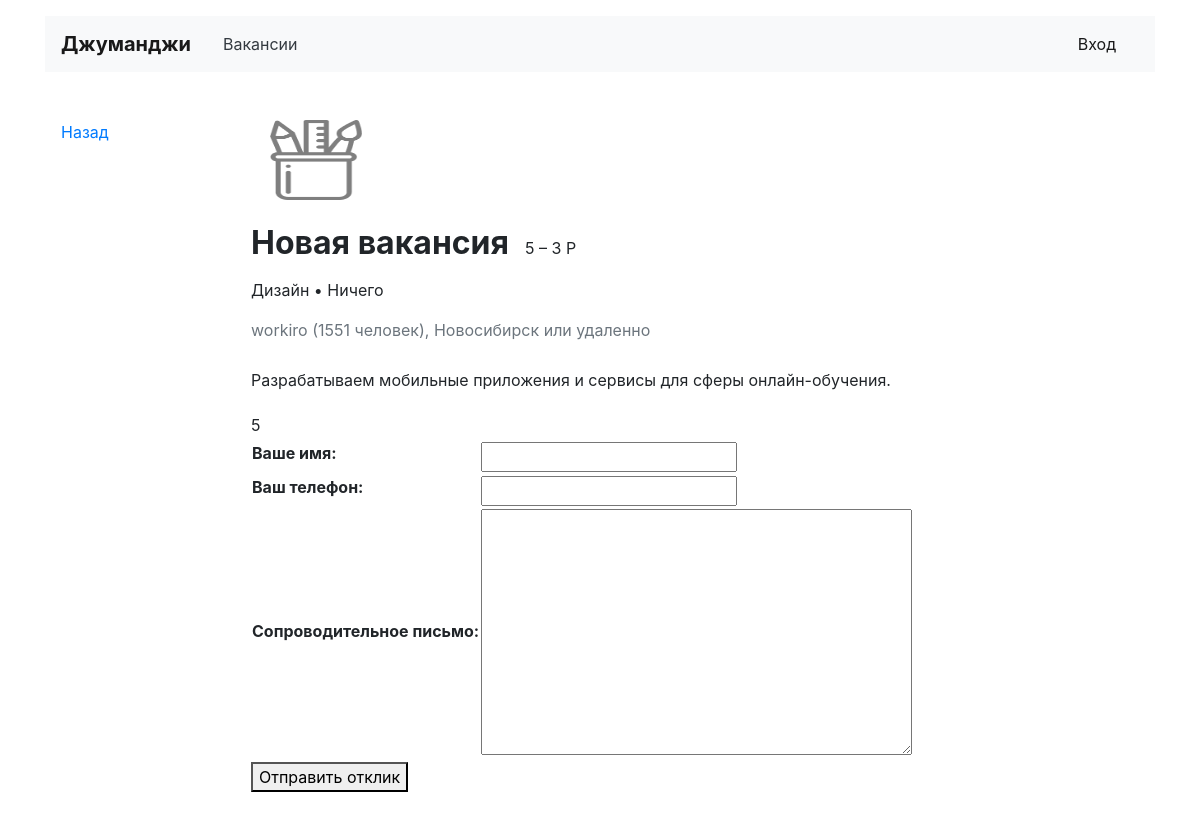
Page /vacancies/11 on the committed database.
### vacancy/models.py (models this page shows, shortened)
class Vacancy(models.Model):
    title = models.CharField(max_length=120)
    specialty = models.ForeignKey(Specialty, on_delete=models.CASCADE, related_name='vacancies')
    company = models.ForeignKey(Company, on_delete=models.CASCADE, related_name='vacancies')
    skills = models.CharField(max_length=120)
    description = models.TextField()
    salary_min = models.IntegerField()
    salary_max = models.IntegerField()
    published_at = models.DateField()

class Specialty(models.Model):
    code = models.CharField(max_length=20)
    title = models.CharField(max_length=120)
    picture = models.ImageField(upload_to=MEDIA_SPECIALITY_IMAGE_DIR)

class Company(models.Model):
    name = models.CharField(max_length=120)
    location = models.CharField(max_length=120)
    logo = models.ImageField(upload_to=MEDIA_COMPANY_IMAGE_DIR)
    description = models.TextField()
    employee_count = models.IntegerField()
    owner = models.OneToOneField(User, on_delete=models.CASCADE)

### vacancy/views.py (the view)
# urls.py: path('vacancies/<int:vacancy_pk>', vacancy_view, name='vacancy'),
def vacancy_view(request, vacancy_pk):
    vacancy = get_object_or_404(Vacancy, pk=vacancy_pk)
    if request.method == 'POST':
        form = SendApplicationsForm(request.POST)
        if form.is_valid():
            application = form.save(commit=False)
            form.instance.user = request.user
            form.instance.vacancy = vacancy
            application.save()
            return redirect('send_applications', vacancy.id)
    else:
        form = SendApplicationsForm()
    return render(request, 'vacancy.html', context={
        'vacancy': vacancy,
        'form': form
    })

### vacancy/forms.py
class SendApplicationsForm(forms.ModelForm):
    class Meta:
        model = Application
        fields = ('written_username', 'written_phone', 'written_cover_letter')
        labels = {
            'written_username': 'Ваше имя',
            'written_phone': 'Ваш телефон',
            'written_cover_letter': 'Сопроводительное письмо',
        }

### vacancy/templates/vacancy.html (shortened to what this page needs)
{% extends 'base.html' %}
{% block container %}
  <main class="container mt-3 pb-5">
    <div class="row mt-5">
      <div class="col-12 col-lg-2">
        <div class="pl-3 mb-5">
          <p><a href="{% url 'vacancies' %}">Назад</a></p>
        </div>
      </div>
      <div class="col-12 col-lg-8">
        <section class="pl-3">
          <a href="#"><img src="{{ vacancy.specialty.picture.url }}" width="130" height="80" alt=""></a>
          <div class="d-flex align-items-baseline align-content-baseline">
            <h1 class="h2 mt-4 font-weight-bold" >{{vacancy.title}}</h1>
            <p class="m-0 pl-3">{{ vacancy.salary_min }} – {{ vacancy.salary_max }} Р</p>
          </div>
          <p class="mt-2">{{vacancy.specialty.title}} • {{ vacancy.skills }} </p>
          <p class="text-muted mb-4">{{vacancy.company.name}} ({{vacancy.company.employee_count}} человек), {{vacancy.company.location}} или удаленно</p>
          <div style="line-height: 1.8;">
            <p>{{vacancy.company.description}}</p>
            {{vacancy.description|safe}}
          </div>
         <form method="post" action="">
          <table>{{ form.as_table }}</table>
          <button type="submit">Отправить отклик</button>
         </form>
        </section>
      </div>
    </div>
  </main>
{% endblock %}

### rows in the picture
Vacancy: specialty.picture (picture), title "Новая вакансия", salary_min "5", salary_max "3", specialty "Дизайн", skills "Ничего", company.name "workiro", company.employee_count "1551", company.location "Новосибирск", company.description "Разрабатываем мобильные приложения и сервисы для сферы онлайн-обучения.", description "5"
